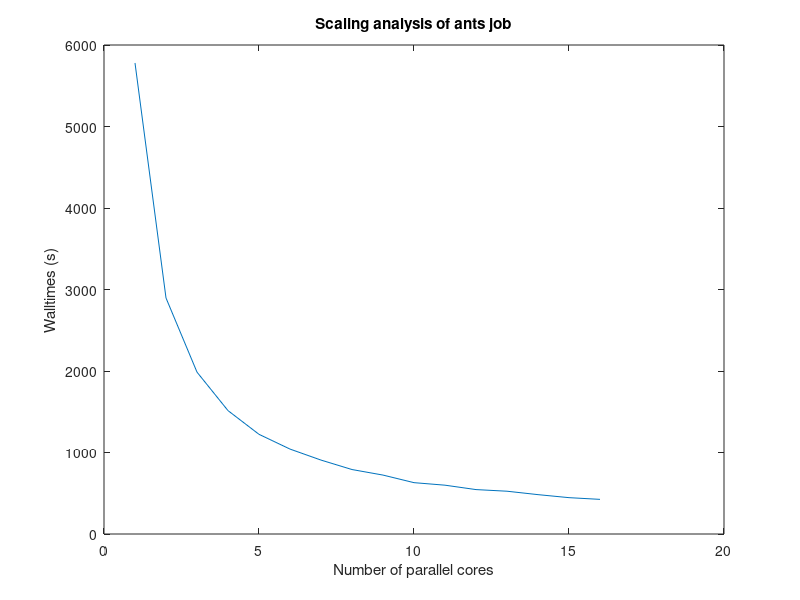

Here is the MATLAB script that generated this plot:
% Plots the time vs cores for running the ants job in various degrees of
% parallelization.

clear all;

times = [425,446,483,525,545,599,630,723,791,907,1042,1223,1514,1986,2896,5779];
cores = 1:16;
cores = flip(cores);

figure;
plot(cores, times);
xlabel('Number of parallel cores')
ylabel('Walltimes (s)')
title('Scaling analysis of ants job')

